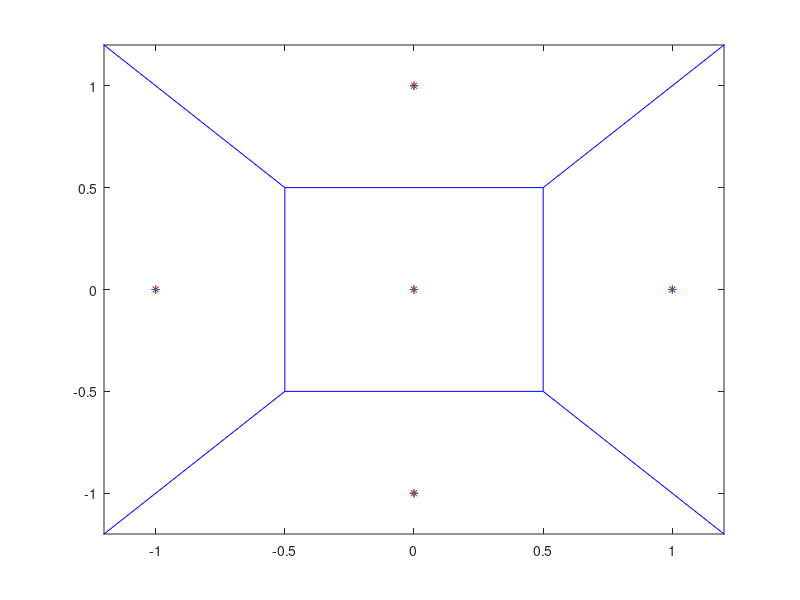

Reproduce this figure in MATLAB. (Note: this script raises an error after producing the figure.)
p1 = [0,0;1,0;0,1;-1,0;0,-1];

plot(p1(:,1),p1(:,2),'r*');
hold on
voronoi(p1(:,1),p1(:,2));

[V,C] = voronoin(p1);

hasBS = zeros(length(p1),1);
BS = zeros(size(p1));

for i = 1:length(p1)
    if find(C{i,1}==1)
        continue
    end
    in = inpolygon(p3(:,1),p3(:,2),V(C{i,1},1),V(C{i,1},2));
    a = find(in==1);
    if isempty(a)
        continue
    end
    hasBS(i) = 1;    
    BS(i,:) = p3(a(1),:);
end
save BS
save hasBS

clear V C in a
plot(BS(:,1),BS(:,2),'go');

plot(r2byr1(hasCoop ~= 0),assistedRate(hasCoop~=0)./rate(hasCoop~=0),'ro');

